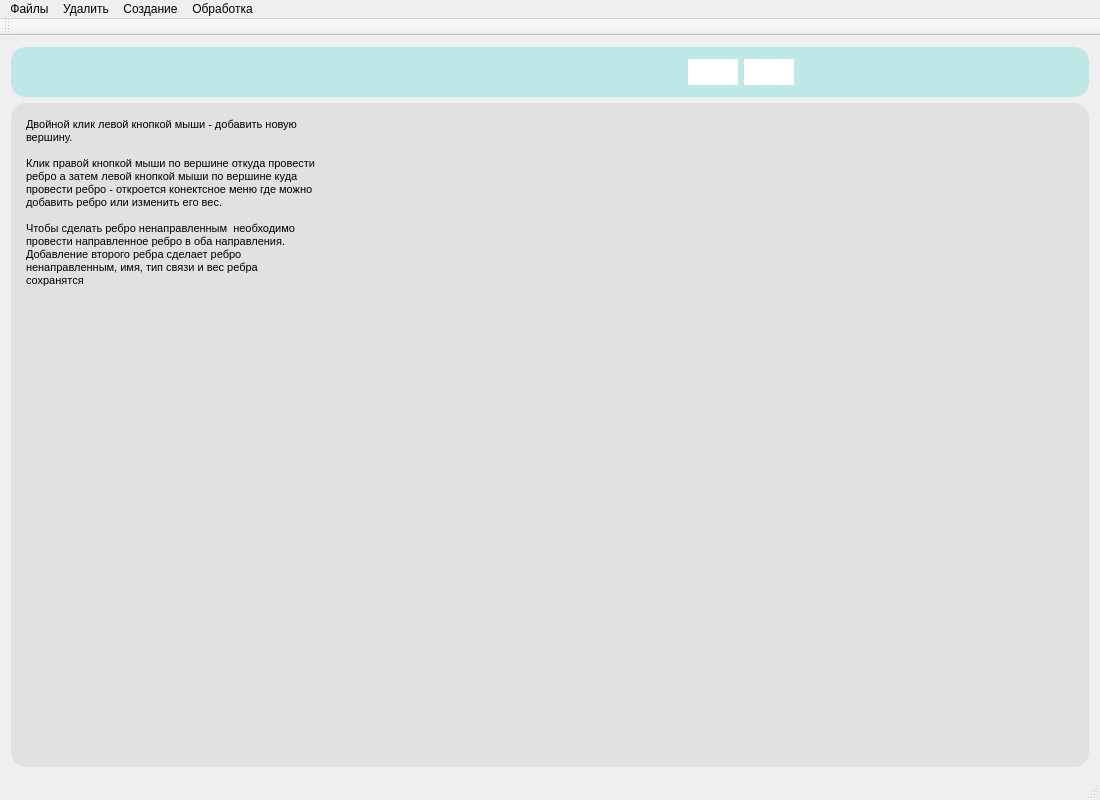
<?xml version="1.0" encoding="UTF-8"?>
<ui version="4.0">
 <class>MainWindow</class>
 <widget class="QMainWindow" name="MainWindow">
  <property name="geometry">
   <rect>
    <x>0</x>
    <y>0</y>
    <width>1100</width>
    <height>800</height>
   </rect>
  </property>
  <property name="minimumSize">
   <size>
    <width>900</width>
    <height>400</height>
   </size>
  </property>
  <property name="windowTitle">
   <string>Графический редактор графов (Graphical graph editor)</string>
  </property>
  <property name="autoFillBackground">
   <bool>false</bool>
  </property>
  <widget class="QWidget" name="centralWidget">
   <layout class="QVBoxLayout" name="verticalLayout_2" stretch="0,5">
    <item>
     <widget class="QWidget" name="horizontalWidget" native="true">
      <property name="minimumSize">
       <size>
        <width>0</width>
        <height>0</height>
       </size>
      </property>
      <property name="styleSheet">
       <string notr="true">background-color: rgb(190, 232, 232);
border-radius: 15px;</string>
      </property>
      <layout class="QHBoxLayout" name="horizontalLayout">
       <property name="leftMargin">
        <number>5</number>
       </property>
       <property name="topMargin">
        <number>5</number>
       </property>
       <property name="rightMargin">
        <number>5</number>
       </property>
       <property name="bottomMargin">
        <number>5</number>
       </property>
       <item>
        <widget class="QPushButton" name="OpenButton">
         <property name="minimumSize">
          <size>
           <width>40</width>
           <height>40</height>
          </size>
         </property>
         <property name="maximumSize">
          <size>
           <width>40</width>
           <height>40</height>
          </size>
         </property>
         <property name="cursor">
          <cursorShape>PointingHandCursor</cursorShape>
         </property>
         <property name="toolTip">
          <string>&lt;html&gt;&lt;head/&gt;&lt;body&gt;&lt;p style=&quot;background-color:white&quot;&gt;&lt;span style=&quot; font-size:9pt; font-weight:600;&quot;&gt;Открытие файла с описанием графа&lt;/span&gt;&lt;/p&gt;&lt;/body&gt;&lt;/html&gt;</string>
         </property>
         <property name="toolTipDuration">
          <number>0</number>
         </property>
         <property name="styleSheet">
          <string notr="true">image: url(:/icons/open.png);</string>
         </property>
         <property name="text">
          <string/>
         </property>
        </widget>
       </item>
       <item>
        <widget class="QPushButton" name="pb_IncidenceListFile">
         <property name="minimumSize">
          <size>
           <width>40</width>
           <height>40</height>
          </size>
         </property>
         <property name="maximumSize">
          <size>
           <width>40</width>
           <height>40</height>
          </size>
         </property>
         <property name="cursor">
          <cursorShape>PointingHandCursor</cursorShape>
         </property>
         <property name="toolTip">
          <string>&lt;html&gt;&lt;head/&gt;&lt;body style=&quot;background-color:white&quot;&gt;&lt;p style=&quot;background-color:white&quot;&gt;&lt;span style=&quot; font-size:9pt; font-weight:600;&quot;&gt;Открытие файла со списком инцидентности&lt;/span&gt;&lt;/p&gt;&lt;/body&gt;&lt;/html&gt;</string>
         </property>
         <property name="styleSheet">
          <string notr="true">image: url(:/icons/openlist.png);</string>
         </property>
         <property name="text">
          <string/>
         </property>
        </widget>
       </item>
       <item>
        <widget class="QPushButton" name="saveButton">
         <property name="minimumSize">
          <size>
           <width>40</width>
           <height>40</height>
          </size>
         </property>
         <property name="maximumSize">
          <size>
           <width>40</width>
           <height>40</height>
          </size>
         </property>
         <property name="cursor">
          <cursorShape>PointingHandCursor</cursorShape>
         </property>
         <property name="toolTip">
          <string>&lt;html&gt;&lt;head/&gt;&lt;body style=&quot;background-color:white&quot;&gt;&lt;p style=&quot;background-color:white&quot;&gt;&lt;span style=&quot; font-size:9pt; font-weight:600;&quot;&gt;Сохранение графа в файл&lt;/span&gt;&lt;/p&gt;&lt;/body&gt;&lt;/html&gt;</string>
         </property>
         <property name="styleSheet">
          <string notr="true">image: url(:/icons/savef.png);</string>
         </property>
         <property name="text">
          <string/>
         </property>
        </widget>
       </item>
       <item>
        <spacer name="horizontalSpacer">
         <property name="orientation">
          <enum>Qt::Horizontal</enum>
         </property>
         <property name="sizeType">
          <enum>QSizePolicy::Maximum</enum>
         </property>
         <property name="sizeHint" stdset="0">
          <size>
           <width>40</width>
           <height>20</height>
          </size>
         </property>
        </spacer>
       </item>
       <item>
        <widget class="QPushButton" name="pb_ConnectGraph">
         <property name="minimumSize">
          <size>
           <width>40</width>
           <height>40</height>
          </size>
         </property>
         <property name="maximumSize">
          <size>
           <width>40</width>
           <height>40</height>
          </size>
         </property>
         <property name="cursor">
          <cursorShape>PointingHandCursor</cursorShape>
         </property>
         <property name="toolTip">
          <string>&lt;html&gt;&lt;head/&gt;&lt;body&gt;&lt;p style=&quot;background-color:white&quot;&gt;&lt;span style=&quot; font-size:9pt; font-weight:600;&quot;&gt;Достроить до полного графа&lt;/span&gt;&lt;/p&gt;&lt;/body&gt;&lt;/html&gt;</string>
         </property>
         <property name="styleSheet">
          <string notr="true">image: url(:/icons/fullgraph.png);</string>
         </property>
         <property name="text">
          <string/>
         </property>
        </widget>
       </item>
       <item>
        <widget class="QPushButton" name="pb_DisconnectGraph">
         <property name="minimumSize">
          <size>
           <width>40</width>
           <height>40</height>
          </size>
         </property>
         <property name="maximumSize">
          <size>
           <width>40</width>
           <height>40</height>
          </size>
         </property>
         <property name="cursor">
          <cursorShape>PointingHandCursor</cursorShape>
         </property>
         <property name="toolTip">
          <string>&lt;html&gt;&lt;head/&gt;&lt;body&gt;&lt;p style=&quot;background-color:white&quot;&gt;&lt;span style=&quot; font-size:9pt; font-weight:600;&quot;&gt;Удалить все ребра&lt;/span&gt;&lt;/p&gt;&lt;/body&gt;&lt;/html&gt;</string>
         </property>
         <property name="styleSheet">
          <string notr="true">image: url(:/icons/breakgraph.png);</string>
         </property>
         <property name="text">
          <string/>
         </property>
        </widget>
       </item>
       <item>
        <widget class="QPushButton" name="pb_LengthOfEdges">
         <property name="minimumSize">
          <size>
           <width>40</width>
           <height>40</height>
          </size>
         </property>
         <property name="maximumSize">
          <size>
           <width>40</width>
           <height>40</height>
          </size>
         </property>
         <property name="cursor">
          <cursorShape>PointingHandCursor</cursorShape>
         </property>
         <property name="toolTip">
          <string>&lt;html&gt;&lt;head/&gt;&lt;body&gt;&lt;p style=&quot;background-color:white&quot;&gt;&lt;span style=&quot; font-size:9pt; font-weight:600;&quot;&gt;Показать список ребер&lt;/span&gt;&lt;/p&gt;&lt;/body&gt;&lt;/html&gt;</string>
         </property>
         <property name="styleSheet">
          <string notr="true">image: url(:/icons/edges.png);</string>
         </property>
         <property name="text">
          <string/>
         </property>
        </widget>
       </item>
       <item>
        <widget class="QPushButton" name="pb_CoordinatesOfAllNode">
         <property name="enabled">
          <bool>true</bool>
         </property>
         <property name="minimumSize">
          <size>
           <width>40</width>
           <height>40</height>
          </size>
         </property>
         <property name="maximumSize">
          <size>
           <width>40</width>
           <height>40</height>
          </size>
         </property>
         <property name="cursor">
          <cursorShape>PointingHandCursor</cursorShape>
         </property>
         <property name="toolTip">
          <string>&lt;html&gt;&lt;head/&gt;&lt;body&gt;&lt;p style=&quot;background-color:white&quot;&gt;&lt;span style=&quot; font-size:9pt; font-weight:600;&quot;&gt;Показать список вершин&lt;/span&gt;&lt;/p&gt;&lt;/body&gt;&lt;/html&gt;</string>
         </property>
         <property name="styleSheet">
          <string notr="true">image: url(:/icons/nodes.png);</string>
         </property>
         <property name="text">
          <string/>
         </property>
        </widget>
       </item>
       <item>
        <spacer name="horizontalSpacer_2">
         <property name="orientation">
          <enum>Qt::Horizontal</enum>
         </property>
         <property name="sizeType">
          <enum>QSizePolicy::Maximum</enum>
         </property>
         <property name="sizeHint" stdset="0">
          <size>
           <width>40</width>
           <height>20</height>
          </size>
         </property>
        </spacer>
       </item>
       <item>
        <widget class="QPushButton" name="pb_DeleteSelectedNodes">
         <property name="minimumSize">
          <size>
           <width>40</width>
           <height>40</height>
          </size>
         </property>
         <property name="maximumSize">
          <size>
           <width>40</width>
           <height>40</height>
          </size>
         </property>
         <property name="cursor">
          <cursorShape>PointingHandCursor</cursorShape>
         </property>
         <property name="toolTip">
          <string>&lt;html&gt;&lt;head/&gt;&lt;body&gt;&lt;p style=&quot;background-color:white&quot;&gt;&lt;span style=&quot; font-size:9pt; font-weight:600;&quot;&gt;Удалить выделенные вершины&lt;/span&gt;&lt;/p&gt;&lt;/body&gt;&lt;/html&gt;</string>
         </property>
         <property name="styleSheet">
          <string notr="true">image: url(:/icons/delnode.png);</string>
         </property>
         <property name="text">
          <string/>
         </property>
        </widget>
       </item>
       <item>
        <widget class="QPushButton" name="pb_RemoveEdges">
         <property name="minimumSize">
          <size>
           <width>40</width>
           <height>40</height>
          </size>
         </property>
         <property name="maximumSize">
          <size>
           <width>40</width>
           <height>40</height>
          </size>
         </property>
         <property name="cursor">
          <cursorShape>PointingHandCursor</cursorShape>
         </property>
         <property name="toolTip">
          <string>&lt;html&gt;&lt;head/&gt;&lt;body&gt;&lt;p style=&quot;background-color:white&quot;&gt;&lt;span style=&quot; font-size:9pt; font-weight:600;&quot;&gt;Удалить ребра&lt;/span&gt;&lt;/p&gt;&lt;/body&gt;&lt;/html&gt;</string>
         </property>
         <property name="styleSheet">
          <string notr="true">image: url(:/icons/deledge.png);</string>
         </property>
         <property name="text">
          <string/>
         </property>
        </widget>
       </item>
       <item>
        <widget class="QPushButton" name="pb_ClearAll">
         <property name="sizePolicy">
          <sizepolicy hsizetype="Minimum" vsizetype="Fixed">
           <horstretch>40</horstretch>
           <verstretch>40</verstretch>
          </sizepolicy>
         </property>
         <property name="minimumSize">
          <size>
           <width>40</width>
           <height>40</height>
          </size>
         </property>
         <property name="maximumSize">
          <size>
           <width>40</width>
           <height>40</height>
          </size>
         </property>
         <property name="cursor">
          <cursorShape>PointingHandCursor</cursorShape>
         </property>
         <property name="toolTip">
          <string>&lt;html&gt;&lt;head/&gt;&lt;body&gt;&lt;p style=&quot;background-color:white&quot;&gt;&lt;span style=&quot; font-size:9pt; font-weight:600;&quot;&gt;Удалить все&lt;/span&gt;&lt;/p&gt;&lt;/body&gt;&lt;/html&gt;</string>
         </property>
         <property name="styleSheet">
          <string notr="true">image: url(:/icons/dellall.png);</string>
         </property>
         <property name="text">
          <string/>
         </property>
        </widget>
       </item>
       <item>
        <spacer name="horizontalSpacer_3">
         <property name="orientation">
          <enum>Qt::Horizontal</enum>
         </property>
         <property name="sizeType">
          <enum>QSizePolicy::Maximum</enum>
         </property>
         <property name="sizeHint" stdset="0">
          <size>
           <width>40</width>
           <height>20</height>
          </size>
         </property>
        </spacer>
       </item>
       <item>
        <widget class="QPushButton" name="pb_CreateNode">
         <property name="minimumSize">
          <size>
           <width>40</width>
           <height>40</height>
          </size>
         </property>
         <property name="maximumSize">
          <size>
           <width>40</width>
           <height>40</height>
          </size>
         </property>
         <property name="cursor">
          <cursorShape>PointingHandCursor</cursorShape>
         </property>
         <property name="toolTip">
          <string>&lt;html&gt;&lt;head/&gt;&lt;body&gt;&lt;p style=&quot;background-color:white&quot;&gt;&lt;span style=&quot; font-size:9pt; font-weight:600;&quot;&gt;Добавить вершину&lt;/span&gt;&lt;/p&gt;&lt;/body&gt;&lt;/html&gt;</string>
         </property>
         <property name="styleSheet">
          <string notr="true">image: url(:/icons/addnode.png);</string>
         </property>
         <property name="text">
          <string/>
         </property>
        </widget>
       </item>
       <item>
        <widget class="QPushButton" name="pb_CreateEdge">
         <property name="minimumSize">
          <size>
           <width>40</width>
           <height>40</height>
          </size>
         </property>
         <property name="maximumSize">
          <size>
           <width>40</width>
           <height>40</height>
          </size>
         </property>
         <property name="cursor">
          <cursorShape>PointingHandCursor</cursorShape>
         </property>
         <property name="toolTip">
          <string>&lt;html&gt;&lt;head/&gt;&lt;body&gt;&lt;p style=&quot;background-color:white&quot;&gt;&lt;span style=&quot; font-size:9pt; font-weight:600;&quot;&gt;Добавить ребро между двумя указанными вершинами&lt;/span&gt;&lt;/p&gt;&lt;/body&gt;&lt;/html&gt;</string>
         </property>
         <property name="styleSheet">
          <string notr="true">image: url(:/icons/addedge.png);</string>
         </property>
         <property name="text">
          <string/>
         </property>
        </widget>
       </item>
       <item>
        <widget class="QLineEdit" name="lineEdit_Source">
         <property name="minimumSize">
          <size>
           <width>40</width>
           <height>0</height>
          </size>
         </property>
         <property name="maximumSize">
          <size>
           <width>50</width>
           <height>16777215</height>
          </size>
         </property>
         <property name="toolTip">
          <string>&lt;html&gt;&lt;head/&gt;&lt;body&gt;&lt;p&gt;Начало дуги&lt;/p&gt;&lt;/body&gt;&lt;/html&gt;</string>
         </property>
         <property name="styleSheet">
          <string notr="true">background-color: rgb(255, 255, 255);
border-radius: 15px;
padding: 5px;</string>
         </property>
         <property name="text">
          <string/>
         </property>
        </widget>
       </item>
       <item>
        <widget class="QLineEdit" name="lineEdit_Dest">
         <property name="minimumSize">
          <size>
           <width>40</width>
           <height>0</height>
          </size>
         </property>
         <property name="maximumSize">
          <size>
           <width>50</width>
           <height>16777215</height>
          </size>
         </property>
         <property name="toolTip">
          <string>&lt;html&gt;&lt;head/&gt;&lt;body&gt;&lt;p&gt;конец дуги&lt;/p&gt;&lt;/body&gt;&lt;/html&gt;</string>
         </property>
         <property name="styleSheet">
          <string notr="true">background-color: rgb(255, 255, 255);
border-radius: 15px;
padding: 5px;</string>
         </property>
        </widget>
       </item>
       <item>
        <spacer name="horizontalSpacer_6">
         <property name="orientation">
          <enum>Qt::Horizontal</enum>
         </property>
         <property name="sizeType">
          <enum>QSizePolicy::Maximum</enum>
         </property>
         <property name="sizeHint" stdset="0">
          <size>
           <width>40</width>
           <height>20</height>
          </size>
         </property>
        </spacer>
       </item>
       <item>
        <widget class="QPushButton" name="chechEdges">
         <property name="enabled">
          <bool>true</bool>
         </property>
         <property name="text">
          <string notr="true"/>
         </property>
         <property name="icon">
          <iconset resource="icons.qrc">
           <normaloff>:/icons/algo.png</normaloff>:/icons/algo.png</iconset>
         </property>
         <property name="iconSize">
          <size>
           <width>40</width>
           <height>30</height>
          </size>
         </property>
        </widget>
       </item>
       <item>
        <widget class="QPushButton" name="getmetrics">
         <property name="text">
          <string/>
         </property>
         <property name="icon">
          <iconset resource="icons.qrc">
           <normaloff>:/icons/end.png</normaloff>:/icons/end.png</iconset>
         </property>
         <property name="iconSize">
          <size>
           <width>40</width>
           <height>30</height>
          </size>
         </property>
        </widget>
       </item>
       <item>
        <spacer name="horizontalSpacer_4">
         <property name="orientation">
          <enum>Qt::Horizontal</enum>
         </property>
         <property name="sizeHint" stdset="0">
          <size>
           <width>40</width>
           <height>20</height>
          </size>
         </property>
        </spacer>
       </item>
      </layout>
      <zorder>OpenButton</zorder>
      <zorder>pb_IncidenceListFile</zorder>
      <zorder>saveButton</zorder>
      <zorder>pb_ConnectGraph</zorder>
      <zorder>pb_DisconnectGraph</zorder>
      <zorder>pb_LengthOfEdges</zorder>
      <zorder>pb_CoordinatesOfAllNode</zorder>
      <zorder>pb_DeleteSelectedNodes</zorder>
      <zorder>pb_RemoveEdges</zorder>
      <zorder>pb_ClearAll</zorder>
      <zorder>pb_CreateNode</zorder>
      <zorder>pb_CreateEdge</zorder>
      <zorder>lineEdit_Source</zorder>
      <zorder>lineEdit_Dest</zorder>
      <zorder>horizontalSpacer_4</zorder>
      <zorder>chechEdges</zorder>
      <zorder>getmetrics</zorder>
     </widget>
    </item>
    <item>
     <widget class="QWidget" name="horizontalWidget" native="true">
      <property name="styleSheet">
       <string notr="true">border-radius: 15px;
background-color: rgb(225, 225, 225);</string>
      </property>
      <layout class="QHBoxLayout" name="horizontalLayout_3" stretch="0,0">
       <item>
        <widget class="QTextBrowser" name="textBrowser">
         <property name="sizePolicy">
          <sizepolicy hsizetype="Expanding" vsizetype="Expanding">
           <horstretch>0</horstretch>
           <verstretch>0</verstretch>
          </sizepolicy>
         </property>
         <property name="maximumSize">
          <size>
           <width>300</width>
           <height>16777215</height>
          </size>
         </property>
         <property name="styleSheet">
          <string notr="true"/>
         </property>
         <property name="html">
          <string>&lt;!DOCTYPE HTML PUBLIC &quot;-//W3C//DTD HTML 4.0//EN&quot; &quot;http://www.w3.org/TR/REC-html40/strict.dtd&quot;&gt;
&lt;html&gt;&lt;head&gt;&lt;meta name=&quot;qrichtext&quot; content=&quot;1&quot; /&gt;&lt;style type=&quot;text/css&quot;&gt;
p, li { white-space: pre-wrap; }
&lt;/style&gt;&lt;/head&gt;&lt;body style=&quot; font-family:'MS Shell Dlg 2'; font-size:8.25pt; font-weight:400; font-style:normal;&quot;&gt;
&lt;p style=&quot; margin-top:0px; margin-bottom:0px; margin-left:0px; margin-right:0px; -qt-block-indent:0; text-indent:0px;&quot;&gt;Двойной клик левой кнопкой мыши - добавить новую вершину.&lt;/p&gt;
&lt;p style=&quot;-qt-paragraph-type:empty; margin-top:0px; margin-bottom:0px; margin-left:0px; margin-right:0px; -qt-block-indent:0; text-indent:0px;&quot;&gt;&lt;br /&gt;&lt;/p&gt;
&lt;p style=&quot; margin-top:0px; margin-bottom:0px; margin-left:0px; margin-right:0px; -qt-block-indent:0; text-indent:0px;&quot;&gt;Клик правой кнопкой мыши по вершине откуда провести ребро а затем левой кнопкой мыши по вершине куда провести ребро - откроется конектсное меню где можно добавить ребро или изменить его вес. &lt;br /&gt;&lt;br /&gt;Чтобы сделать ребро ненаправленным  необходимо провести направленное ребро в оба направления. Добавление второго ребра сделает ребро ненаправленным, имя, тип связи и вес ребра сохранятся&lt;/p&gt;&lt;/body&gt;&lt;/html&gt;</string>
         </property>
        </widget>
       </item>
       <item>
        <widget class="GraphWidget" name="graphicsView">
         <property name="styleSheet">
          <string notr="true"/>
         </property>
        </widget>
       </item>
      </layout>
     </widget>
    </item>
   </layout>
  </widget>
  <widget class="QMenuBar" name="menuBar">
   <property name="geometry">
    <rect>
     <x>0</x>
     <y>0</y>
     <width>1100</width>
     <height>21</height>
    </rect>
   </property>
   <widget class="QMenu" name="menuFile">
    <property name="title">
     <string>Файлы</string>
    </property>
    <addaction name="action_Open_file"/>
    <addaction name="action_Save_File"/>
    <addaction name="actionMenuFileExit"/>
   </widget>
   <widget class="QMenu" name="menuItems">
    <property name="title">
     <string>Удалить</string>
    </property>
    <addaction name="actionDeleteItem"/>
    <addaction name="action_delEdge"/>
    <addaction name="action_clear_all"/>
   </widget>
   <widget class="QMenu" name="menu">
    <property name="tearOffEnabled">
     <bool>false</bool>
    </property>
    <property name="title">
     <string/>
    </property>
   </widget>
   <widget class="QMenu" name="menu_2">
    <property name="title">
     <string>Создание</string>
    </property>
    <addaction name="action_createNode"/>
    <addaction name="action_createEdge"/>
   </widget>
   <widget class="QMenu" name="menu_3">
    <property name="title">
     <string>Обработка</string>
    </property>
    <addaction name="action_Algoritm"/>
   </widget>
   <addaction name="menuFile"/>
   <addaction name="menuItems"/>
   <addaction name="menu_2"/>
   <addaction name="menu_3"/>
   <addaction name="menu"/>
  </widget>
  <widget class="QToolBar" name="mainToolBar">
   <attribute name="toolBarArea">
    <enum>TopToolBarArea</enum>
   </attribute>
   <attribute name="toolBarBreak">
    <bool>false</bool>
   </attribute>
  </widget>
  <widget class="QStatusBar" name="statusBar"/>
  <action name="actionMenuFileExit">
   <property name="text">
    <string>Выход</string>
   </property>
  </action>
  <action name="actionDeleteItem">
   <property name="text">
    <string>Удалить выделенные вершины</string>
   </property>
  </action>
  <action name="action">
   <property name="text">
    <string>Помощь</string>
   </property>
  </action>
  <action name="action_Open_file">
   <property name="text">
    <string>Открыть файл</string>
   </property>
  </action>
  <action name="action_Save_File">
   <property name="text">
    <string>Сохранить файл</string>
   </property>
  </action>
  <action name="action_createNode">
   <property name="text">
    <string>Создать  вершину</string>
   </property>
  </action>
  <action name="action_createEdge">
   <property name="text">
    <string>Создать дугу</string>
   </property>
  </action>
  <action name="action_delEdge">
   <property name="text">
    <string>Удалить рёбра</string>
   </property>
  </action>
  <action name="action_clear_all">
   <property name="text">
    <string>Очистить всё</string>
   </property>
  </action>
  <action name="action_Algoritm">
   <property name="text">
    <string>Алгоритм</string>
   </property>
  </action>
  <action name="action_About">
   <property name="text">
    <string>О программе</string>
   </property>
  </action>
 </widget>
 <layoutdefault spacing="6" margin="11"/>
 <customwidgets>
  <customwidget>
   <class>GraphWidget</class>
   <extends>QGraphicsView</extends>
   <header>graphwidget.h</header>
  </customwidget>
 </customwidgets>
 <resources>
  <include location="icons.qrc"/>
 </resources>
 <connections/>
</ui>
